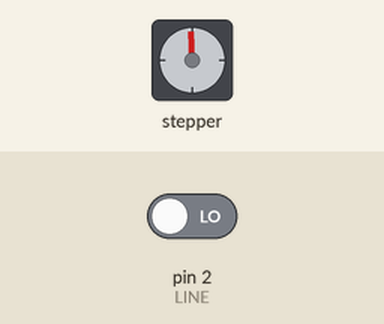
Bench run of a sketch on a simulated Arduino Uno, built with avr-gcc and run on an emulated ATmega328P. Parts: stepper motor. The inputs (shaded band) are chosen by the test bench; at power-on: pin 2 (LINE) LOW. Stepper angles assume 2048 steps per turn; what the sketch prints to the serial monitor is not drawn.

Above: at 0.15 s.
At 2.35 s:
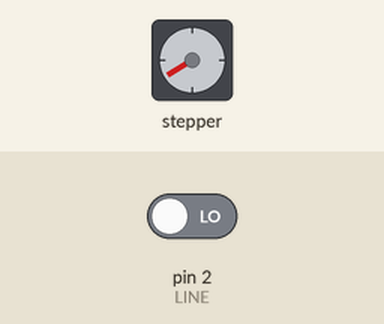
2.6 s: pin 2 (LINE) driven HIGH
At 3.48 s:
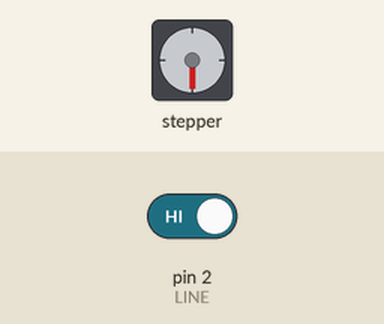
Timing chart, 0 to 19.1 s (numbered marks = the images above; inputs shaded):
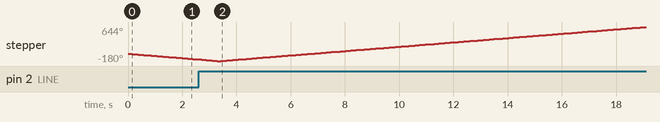

The sketch:

cb_DoLine.ino
```cpp
#include <Stepper.h>
#define LINE 2
int val = 0;
const int stepsPerRevolution = 2048;
Stepper myStepper(stepsPerRevolution, 8, 10, 9, 11);
void setup() {
  Serial.begin(9600);
  myStepper.setSpeed(10);
  pinMode(LINE, INPUT);
}

void loop() {
  val = digitalRead(LINE);
  Serial.println(val);
  if (val == 1) {
    Serial.println("Quay theo chiều kim đồng hồ...");
    myStepper.step(stepsPerRevolution / 8);
    delay(100);
  } else {
    Serial.println("Quay ngược chiều kim đồng hồ...");
    myStepper.step(-stepsPerRevolution / 8);
    delay(100);
  }
}

 
```
